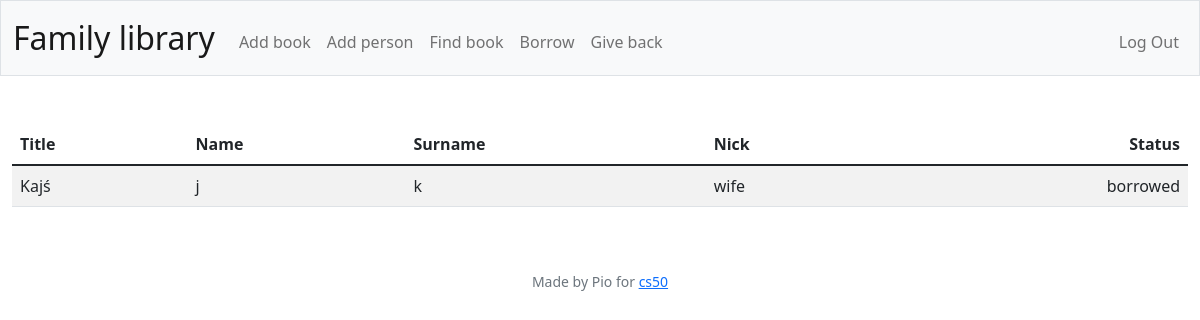
Page / (signed in) on the earlier database version.
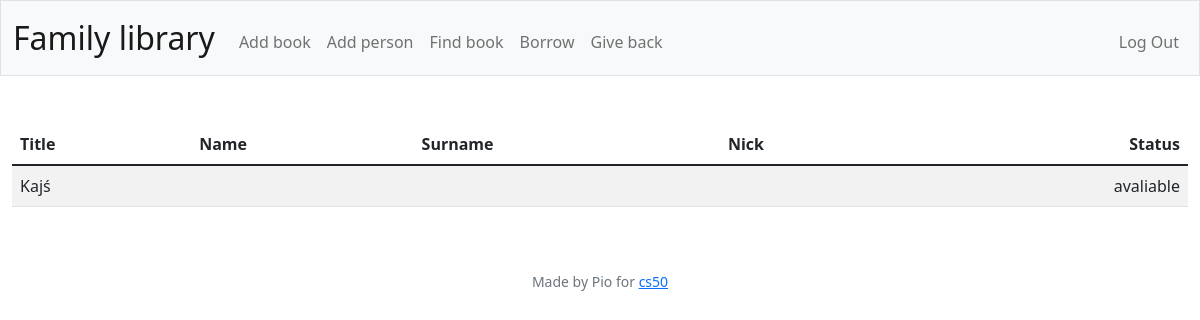
Same page on the later database version.
### tables this page shows
CREATE TABLE 'book' ('book_id' INTEGER PRIMARY KEY AUTOINCREMENT NOT NULL, title TEXT NOT NULL, time TEXT, status TEXT, 'ownersID' INTEGER, 'readerID' INTEGER);

CREATE TABLE 'person' ('person_id' INTEGER PRIMARY KEY AUTOINCREMENT NOT NULL, name TEXT NOT NULL, surname TEXT NOT NULL, nick TEXT NOT NULL);

### app.py (the view)
@app.route("/", methods=["GET", "POST"])
@login_required
def index():
    books = db.execute("SELECT * FROM book WHERE ownersID = ?", session["user_id"])
    for book in books:
        if book["readerID"] != None:
            guy = db.execute("SELECT * FROM person WHERE person_id = ?", book['readerID'])
            book.update(guy[0])
    print(books)
    return render_template("index.html", books=books)

### app.py (called while the page is built)
@app.after_request
def after_request(response):
    response.headers["Cache-Control"] = "no-cache, no-store, must-revalidate"
    response.headers["Expires"] = 0
    response.headers["Pragma"] = "no-cache"
    return response

### helpers.py (called while the page is built)
def login_required(f):
    @wraps(f)
    def decorated_function(*args, **kwargs):
        if session.get("user_id") is None:
            return redirect("/login")
        return f(*args, **kwargs)
    return decorated_function

### templates/index.html (shortened to what this page needs)
{% extends "layout.html" %}
{% block main %}
    <table class="table table-striped">
        <thead>
            <tr>
                <th class="text-start">Title</th>
                <th class="text-start">Name</th>
                <th class="text-start">Surname</th>
                <th class="text-start">Nick</th>
                <th class="text-end">Status</th>
            </tr>
        </thead>
       <tbody>
            {% for book in books %}
                <tr>
                    <td class="text-start">{{ book.title }}</td>
                    <td class="text-start">{{ book.name }}</td>
                    <td class="text-start">{{ book.surname }}</td>
                    <td class="text-start">{{ book.nick }}</td>
                    <td class="text-end">{{ book.status }}</td>
                </tr>
            {% endfor %}
        </tbody>
    </table>
{% endblock %}

### templates/layout.html (shortened to what this page needs)
<!DOCTYPE html>
<html lang="en">
    <head>
        <link href="https://cdn.jsdelivr.net/npm/bootstrap@5.1.3/dist/css/bootstrap.min.css" rel="stylesheet">
        <link href="/static/styles.css" rel="stylesheet">
    </head>
    <body>
        <nav class="bg-light border navbar navbar-expand-md navbar-light">
            <div class="container-fluid">
                <a class="navbar-brand" href="/"><span class="text-center">Family library</span></a>
                <div class="collapse navbar-collapse" id="navbar">
                    {% if session["user_id"] %}
                        <ul class="navbar-nav me-auto mt-2">
                            <li class="nav-item"><a class="nav-link" href="/addbook">Add book</a></li>
                            <li class="nav-item"><a class="nav-link" href="/addperson">Add person</a></li>
                            <li class="nav-item"><a class="nav-link" href="/find">Find book</a></li>
                            <li class="nav-item"><a class="nav-link" href="/borrow">Borrow</a></li>
                            <li class="nav-item"><a class="nav-link" href="/back">Give back</a></li>
                        </ul>
                        <ul class="navbar-nav ms-auto mt-2">
                            <li class="nav-item"><a class="nav-link" href="/logout">Log Out</a></li>
                        </ul>
                    {% else %}
                        <ul class="navbar-nav ms-auto mt-2">
                            <li class="nav-item"><a class="nav-link" href="/register">Register</a></li>
                            <li class="nav-item"><a class="nav-link" href="/login">Log In</a></li>
                        </ul>
                    {% endif %}
                </div>
            </div>
        </nav>
        <main class="container-fluid py-5 text-center">
            {% block main %}{% endblock %}
        </main>
        <footer class="mb-5 small text-center text-muted">
            Made by Pio for <a href="https://cs50.harvard.edu/x">cs50</a>
        </footer>
    </body>
</html>

### static/styles.css (style rules this page uses)
nav .navbar-brand { font-size: xx-large; }

Differences in the rows shown:
changed book "Kajś": status "borrowed" → "avaliable"; name "j" → (not shown); surname "k" → (not shown); nick "wife" → (not shown)
